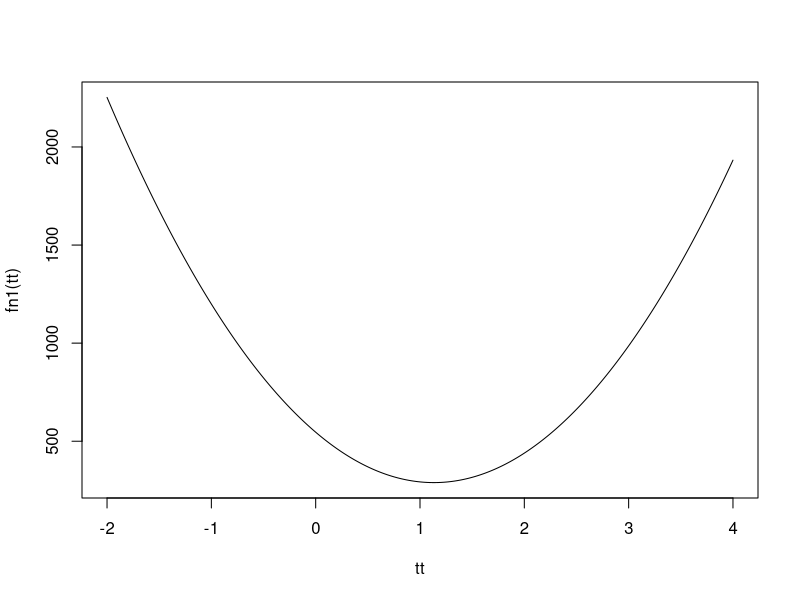
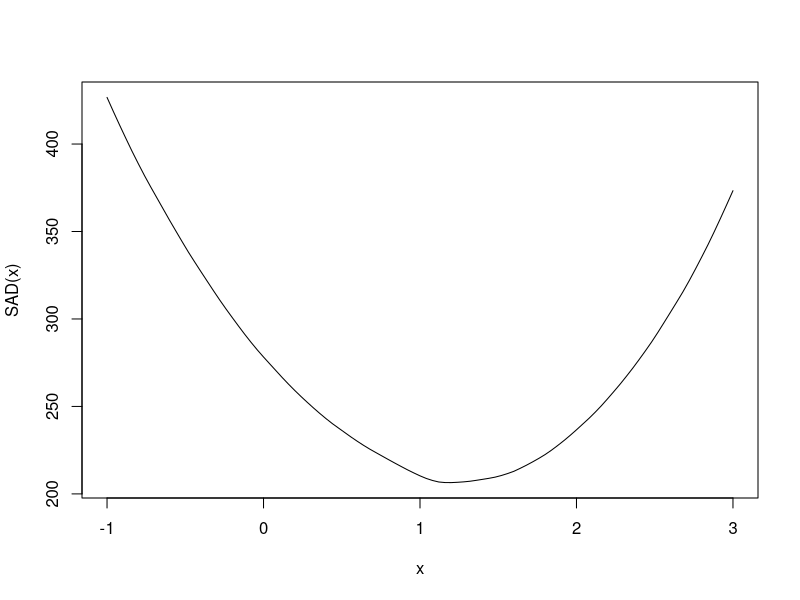
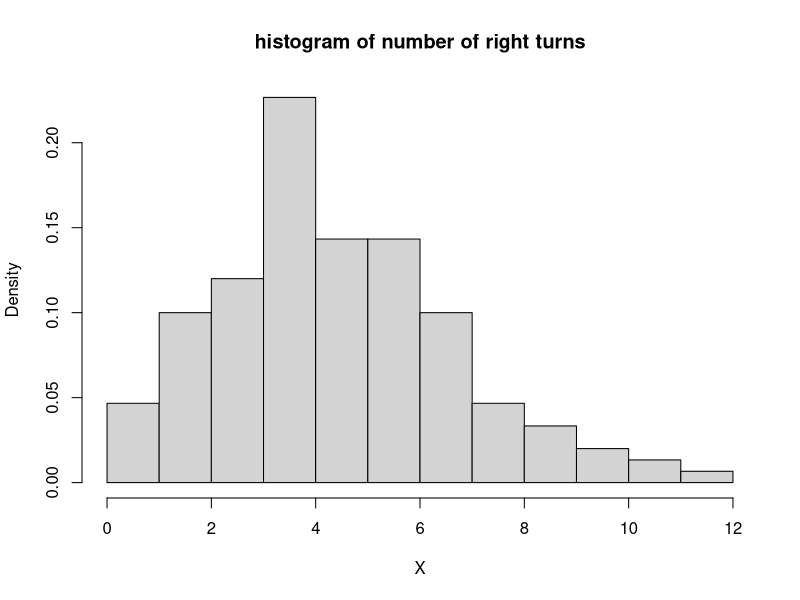
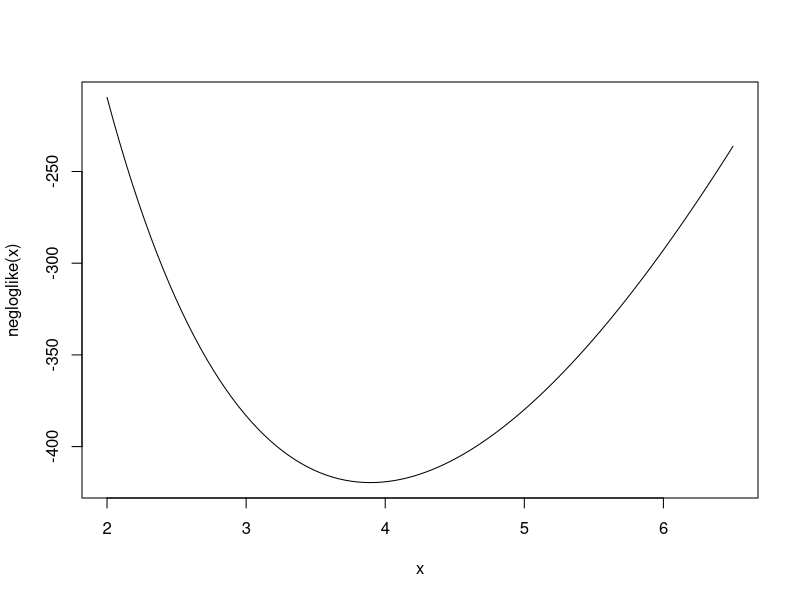

Here is the R script that generated these plots, in order: (Note: this script raises an error after producing the figures.)
# 3.1 Programming your own model

# In this session, our interest is in being able to estimate our own models
# without the need for packages.

#============================================================================>
# OLS with heteroskedasticity-robust standard errors
# For ease of exposition, let us load the data dat.csv and run our OLS as in
# 1.1. Recall to set the working directory to the workshop folder.

## Loading data into R
# Let us load the .csv data from the working directory. This is the mroz data 
# is taken from the Jeffery Wooldridge's textbook website

dat<- read.csv("dat.csv",header = T,sep = " ")
names(dat); dim(dat) # check column names and dimension of matrix
nr = dim(dat)[[1]] # extract number of rows
nc = dim(dat)[[2]] # extract number of columns
#--------------------------------------------->
## Manipulating the data set
# create a matrix of two columns age and experience
xx = as.matrix(cbind(dat$education,dat$experience,dat$age,dat$age^2))
#matrix of explanatory variables; # add quadratic term of age

# Obtain the regression object:
reg<- lm(dat$nonwife~xx) 
u <- reg$residuals #obtain the residuals from our object
summary(u) #summary of residuals

# create matrix of explanatory variables (including intercept term)
x = as.matrix(cbind(1,xx)) # 1 for the intercept

# Compute heteroskedasticity-robuts standard errors
u2 <- u^2 # vector of squared residuals
XDX <- 0 #initialise the sandwich term

## Here one needs to calculate X'DX. But due to the fact that
## D is huge (NxN), it is better to do it with a cycle. We use a loop


for(i in 1:nrow(x)) {
  XDX <- XDX + u2[i]*x[i,]%*%t(x[i,])
}

# inverse(X'X)
XX1 <- solve(t(x)%*%x)

# Variance calculation (Bread x meat x Bread)
varcovar <- XX1 %*% XDX %*% XX1

# degrees of freedom adjustment
dfc <- sqrt(nrow(x))/sqrt(nrow(x)-ncol(x))

# Standard errors of the coefficient estimates are the
# square roots of the diagonal elements
(stdh <- dfc*sqrt(diag(varcovar)))

# compare with OLS standard errors
(steho<-sqrt(diag(vcov(reg))))

# How do the above compare?
rbind(stdh,steho)
#============================================================================>
# Minimising the sum of squares (one parameter case)
set.seed(21);xx = runif(200,-1,3) #generate values

fn1 = function(t) sum((xx-t)^2); fn1=Vectorize(fn1)

tt = seq(-2,4,length.out = 2000) #create a grid of t values

plot(tt,fn1(tt),type = "l") #plot t values agains the sum of squared errors
# we suspect a minimum is around 1. This helps us in the choice of starting values

opt = optimise(fn1,c(0,2)) #This is a one-parameter minimisation function in R.
opt


print(noquote(paste("The minimum of",opt$objective,
                    "is attained at",opt$minimum)))

# Minimising the sum of absolute deviations

SAD<- function(t) sum(abs(xx-t))
SAD<- Vectorize(SAD)
curve(SAD,-1,3)

(ops<- optimise(SAD,c(0.5,2)))

#============================================================================>
#Maximum Likelihood estimation by R

# Let us create a data set
# Input the data.

X <- c(rep(0,14), rep(1,30), rep(2,36), rep(3,68), rep(4, 43), rep(5,43), 
       rep(6, 30), rep(7,14), rep(8,10), rep(9, 6), rep(10,4), rep(11,1), 
       rep(12,1))

length(X)
# If we suppose Poisson model might be a good model for this dataset, 
# we still need to find out which Poisson, that is estimate the parameter λ 
# in the Poisson model:

#Plot out the histogram of the data

hist(X, main="histogram of number of right turns", right=FALSE, prob=TRUE)
n <- length(X) #obtain length of the vector X

# Supposing the poisson density function, we can define the negative log 
# likelihood function as follows:

negloglike<-function(lam) {
  n*lam - sum(X)*log(lam) #+ sum(log(factorial(X))) 
  }

#Once the function is defined in R, you can evaluate the function value by 
# giving it an input value for lam. For example, you can type in

negloglike(0.3) #returns a function value

# Since this function is in one dimension, let us plot it.
negloglike<- Vectorize(negloglike) # vectorise the function, why?
curve(negloglike,from = 2, to = 6.5)
#After we define the negative log likelihood, we can perform the optimization as 
# following:

(out<-optimise(negloglike,c(2,6.5)))

#============================================================================>
#Exercise: Fitting a gamma distribution to the nonwife variable.

mydata = dat$nonwife[dat$nonwife>0] #choose positive values of this variable
# only one (probably pathological) observation is dropped

fix(mydata) #visualise data

#plot the density of a distribution, use the following:
plot(density(mydata)) # a density plot


logbeta = function(theta,mydata){
  a=theta[1]
  b=theta[2]
  n=length(mydata)
  -n*(a*log(b)-log(gamma(a))) - (a-1)*sum(log(mydata))+b*sum(mydata)
} #return negative of the log-likelihood

start=c(1,1) # proposed starting values
logbeta(theta=start,mydata=mydata) 
#log likelihood function value evaluated at starting values

output = optim(start, fn=logbeta, mydata=mydata, hessian = TRUE) 
# optimise using using optim
output

(vcm<- solve(output$hessian))
(ste<- sqrt(diag(vcm)))

#============================================================================>
# Fitting mydata to a cauchy distribution. 

cau.fn<- function(parm,dat){ 
  mu = parm[1]; sig = parm[2]
  val = 0
  for(i in 1:length(dat)){ #check to make sure data is a vector
    val = val + (-log(pi)+log(sig)-log(sig^2+(dat[i]-mu)^2))
  }
  -val # negative of log-likelihood for minimisation
}
# use mean and variance as starting values.
(start = c(18,10)) #proposed starting values
cau.fn(parm = start,dat = mydata) #compute function value at start


(opt<- optim(par = start, fn=cau.fn,dat = mydata))

plot(mydata,dcauchy(mydata,location = opt$par[1],scale = opt$par[2]))
# plot of fitted cauchy density

lines(density(mydata)) #add plot of empirical density
# how do they compare?

#============================================================================>

## Coding quantile reg likelihood with asymmetric laplace distribution 

# a convenient form of the check function
rfn<- function(u,tau) (abs(u) + (2*tau - 1)*u)*0.5 
#example: 
rfn(u=0.5,tau=0.25)
rfn(-0.5,0.75) # it is asymmetric

# asymmetric laplace likelihood function
alfn<- function(pars,tau,y,x){
  rrfn<- function(u) rfn(u,tau=tau)
  rrfn=Vectorize(rrfn)
  N = length(y); x = cbind(1,x)
  pars = matrix(pars,ncol = 1)
  uu = y - x%*%pars # residuals
  val = -sum(rrfn(uu)) # the log-likelihood
  return(-val) #return negative log-likelihood for minimisation
} 

# with our data set dat:
X = x[,-1]
y = dat$nonwife
tau = 0.5
(pars=unname(coef(reg)))
alfn(pars = pars,tau = tau,y=y,x=X) #test function value

(ans0=optim(par = pars,fn=alfn,tau=0.5,y=y,x=X))
#obtain parameters using optim()

# changing the coefficient of skewness:
(ans1=optim(par = pars,fn=alfn,tau=0.25,y=y,x=X))
(ans2=optim(par = pars,fn=alfn,tau=0.75,y=y,x=X))

# using the quantile regression function rq()
require("quantreg")
rq0=rq(y~X,0.5)
rq1=rq(y~X,0.25)
rq2=rq(y~X,0.75)

# comparing to values delivered in the rq function
rbind(ans0$par,rq0$coefficients)
rbind(ans1$par,rq1$coefficients)
rbind(ans2$par,rq2$coefficients)

#============================================================================>

# Let us write a general function for the L1 penalisation of objective function

l1pen<- function(pars,objfn,lam,...){
  objfn(pars,...) + lam*(sum(abs(pars)))
}
# A general function that takes as input, parameter values, objective function,
# the penalisation term lambda, and any other extra input,...

# Discuss the advantage of ... in a function call

# Example:
#--------------------------------------------->
# Penalising the cauchy model
(start = c(18,10)) #proposed starting values
l1pen(pars = start,objfn = cau.fn,dat = mydata,lam = 4)

# optimisation of the l1-penalised term:

l1obj1<- optim(par = start,fn=l1pen, objfn=cau.fn, dat = mydata, 
               lam = 4,hessian = T)
l1obj1

# Increase the penalty and see what happens:
l1obj2<- optim(par = start,fn=l1pen, objfn=cau.fn, dat = mydata, 
               lam = 24,hessian = T)
l1obj2

l1obj3<- optim(par = start,fn=l1pen, objfn=cau.fn, dat = mydata, 
               lam = 84,hessian = T)
l1obj3

l1obj4<- optim(par = start,fn=l1pen, objfn=cau.fn, dat = mydata, 
               lam = 120,hessian = T)
l1obj4

# what do you observe as lam increases?
rbind(l1obj1$par,l1obj2$par,l1obj3$par,l1obj4$par)


#--------------------------------------------->
# Penalising the asymmetric laplace (quantile) model
l1lap0<- optim(par = pars,fn=l1pen, objfn=alfn, tau=0.25,y=y,x=X,
               lam = 0)
l1lap0 # this is the unconstrained case, why?


l1lap1<- optim(par = pars,fn=l1pen, objfn=alfn, tau=0.25,y=y,x=X,
               lam = 5)
l1lap1

l1lap2<- optim(par = pars,fn=l1pen, objfn=alfn, tau=0.25,y=y,x=X,
               lam = 15)
l1lap2

l1lap3<- optim(par = pars,fn=l1pen, objfn=alfn, tau=0.25,y=y,x=X,
               lam = 35)
l1lap3

l1lap4<- optim(par = pars,fn=l1pen, objfn=alfn, tau=0.25,y=y,x=X,
               lam = 75)
l1lap4

rbind(l1lap0$par,l1lap1$par,l1lap2$par,l1lap3$par
      ,l1lap4$par)

#--------------------------------------------->

# Exercises:
# Let us try some exercises from the attached PDF text






